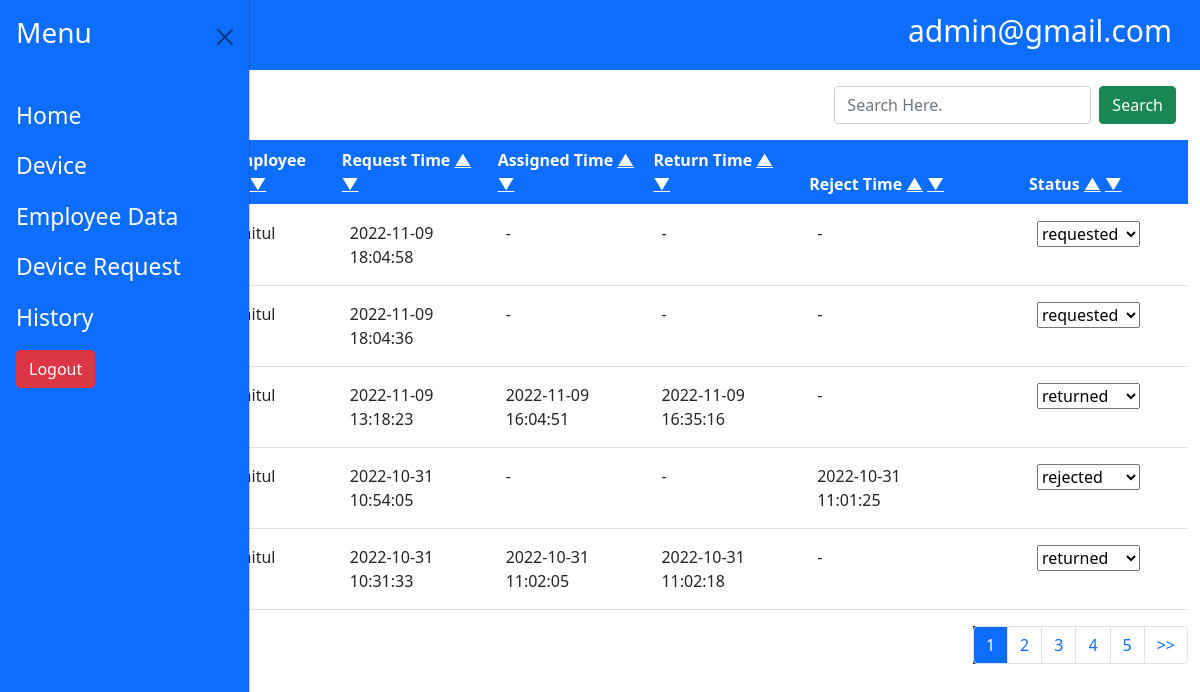
/admin/device_record.php (signed in), run on the app's committed database.
### tables this page shows
CREATE TABLE `device_record` (
  `id` int(250) NOT NULL,
  `device_id` int(250) NOT NULL,
  `request_time` datetime NOT NULL,
  `assigned_time` datetime NOT NULL,
  `return_time` datetime NOT NULL,
  `reject_time` datetime NOT NULL,
  `emp_id` int(250) NOT NULL,
  `status` varchar(250) NOT NULL
);

CREATE TABLE `user` (
  `id` int(250) NOT NULL,
  `name` varchar(250) NOT NULL,
  `email` varchar(250) NOT NULL,
  `phone` varchar(250) NOT NULL,
  `doj` date NOT NULL,
  `password` varchar(250) NOT NULL,
  `role` varchar(250) NOT NULL
);

### class/device_record.php (called while the page is built, shortened)
<?php
class Device_record{
public function fetchData(){
    $limit=$_SESSION['limit'];
    $start_from=$_SESSION['start_from'];
    $connect = mysqli_connect("localhost", "root","","devicesys");
    $valueToSearch=$_SESSION['search_string'];
    $search_name=$_SESSION['search_name'];
    if(isset($_GET['sort'])){
      $colunm=$_GET['colunm'];
      $_SESSION['colunm_device']=$colunm;
      $sort=$_GET['sort'];
      $_SESSION['sort_device']=$sort;
      if($colunm==""){
        $query="select user.name, device_record.id, device.device_name,device_record.device_id,device_record.request_time,device_record.assigned_time,device_record.return_time,device_record.reject_time,device_record.status,device_record.emp_id  from device_record  inner join device on device.id=device_record.device_id  inner join user on user.id=device_record.emp_id WHERE name LIKE '%".$search_name."%' and CONCAT(`device_name`,`name`,`request_time`,`assigned_time`,`return_time`,`reject_time`) LIKE '%".$valueToSearch."%' order by
      request_time DESC LIMIT $start_from, $limit";
      }
      else{
      $query="select user.name, device_record.id, device.device_name,device_record.device_id,device_record.request_time,device_record.assigned_time,device_record.return_time,device_record.reject_time,device_record.status,device_record.emp_id  from device_record  inner join device on device.id=device_record.device_id  inner join user on user.id=device_record.emp_id WHERE name LIKE '%".$search_name."%' and CONCAT(`device_name`,`name`,`request_time`,`assigned_time`,`return_time`,`reject_time`) LIKE '%".$valueToSearch."%' order by
      $colunm $sort LIMIT $start_from, $limit";
      }
    }
    else{
    $query="select user.name, device_record.id, device.device_name,device_record.device_id,device_record.request_time,device_record.assigned_time,device_record.return_time,device_record.reject_time,device_record.status,device_record.emp_id  from device_record  inner join device on device.id=device_record.device_id  inner join user on user.id=device_record.emp_id WHERE name LIKE '%".$search_name."%' and CONCAT(`device_name`,`name`,`request_time`,`assigned_time`,`return_time`,`reject_time`) LIKE '%".$valueToSearch."%' order by
    request_time DESC LIMIT $start_from, $limit";
    }
    $filter_result = mysqli_query($connect, $query);
    return $filter_result;
}
}

### admin/device_record.php (the view, shortened to what this page needs)
<?php
include 'header.php';
      if (isset($_GET["page"])) {
        $pn  = (int) $_GET["page"];
      }
      else {
        $pn=1;
      };
include '../class/device_record.php';
$device=$recordobj->fetchData();
?>
<body>
        <div class="container-fluid d-flex justify-content-center">
            <div class="table-responsive mt-3">
                <div class="container-fluid d-flex justify-content-end mb-3">
           <form class='d-flex ms-3' action="device_record.php" method="GET">
     <?php
        if(isset($_SESSION['search_string'])){
            echo "<input class='form-control  me-2' type='text' id='search' name='searchdata' value='".$_SESSION['search_string']."' placeholder='Search Here.' >";
          }
        else{
            echo "<input  class='form-control  me-2' type='text' id='search' name='searchdata' value='' placeholder='Search Here.'>";
          }
    ?>
    <button class='btn btn-success' type="submit" name="search" id="searchbtn">Search</button>
    </form>
    </div>
            <table class="table">
                <thead class="bg-primary">
                    <tr class="text-white">
                                <th scope="col">ID        </th>
                                <th scope="col">Device   <?php echo "<a class='text-white' href='device_record.php?sort=ASC&colunm=device_name&searchdata=".$_SESSION['search_string']."&page=".$pn."'>▲</a> <a class='text-white' href='device_record.php?sort=DESC&colunm=device_name&searchdata=".$_SESSION['search_string']."&page=".$pn."'>▼</a>";  ?> </th>
                                <th scope="col">Employee  <?php echo "<a class='text-white' href='device_record.php?sort=ASC&colunm=name&searchdata=".$_SESSION['search_string']."&page=".$pn."'>▲</a> <a class='text-white' href='device_record.php?sort=DESC&colunm=name&searchdata=".$_SESSION['search_string']."&page=".$pn."'>▼</a>";  ?></th>
                                <th scope="col">Request Time  <?php echo "<a class='text-white' href='device_record.php?sort=ASC&colunm=request_time&searchdata=".$_SESSION['search_string']."&page=".$pn."'>▲</a> <a class='text-white' href='device_record.php?sort=DESC&colunm=request_time&searchdata=".$_SESSION['search_string']."&page=".$pn."'>▼</a>";  ?> </th>
                                <th scope="col">Assigned Time  <?php echo "<a class='text-white' href='device_record.php?sort=ASC&colunm=assigned_time&searchdata=".$_SESSION['search_string']."&page=".$pn."'>▲</a> <a class='text-white' href='device_record.php?sort=DESC&colunm=assigned_time&searchdata=".$_SESSION['search_string']."&page=".$pn."'>▼</a>";  ?>   </th>
                                <th scope="col">Return Time <?php echo "<a class='text-white' href='device_record.php?sort=ASC&colunm=return_time&searchdata=".$_SESSION['search_string']."&page=".$pn."'>▲</a> <a class='text-white' href='device_record.php?sort=DESC&colunm=return_time&searchdata=".$_SESSION['search_string']."&page=".$pn."'>▼</a>";  ?> </th>
                                <th scope="col">Reject Time  <?php echo "<a class='text-white' href='device_record.php?sort=ASC&colunm=reject_time&searchdata=".$_SESSION['search_string']."&page=".$pn."'>▲</a> <a class='text-white' href='device_record.php?sort=DESC&colunm=reject_time&searchdata=".$_SESSION['search_string']."&page=".$pn."'>▼</a>";  ?>   </th>
                                <th scope="col"> </th>
                                <th scope="col">Status   <?php echo "<a class='text-white' href='device_record.php?sort=ASC&colunm=status&searchdata=".$_SESSION['search_string']."'>▲</a> <a class='text-white' href='device_record.php?sort=DESC&colunm=status&searchdata=".$_SESSION['search_string']."'>▼</a>";  ?> </th>
                    </tr>
                </thead>
                <tbody  id="mytable">
                    <?php
                                    $connect=mysqli_connect("localhost","root","","devicesys");
                                    $i=1;
                                    while($row=mysqli_fetch_assoc($device)){?>
                                        <tr>
                                            <td class="p-3 pe-5"><?php echo $i; ?> </td>
                                            <td class="p-3 pe-5"><?php
                                            ?>  </td>
                                            <td class="p-3 pe-5"><?php
                                            $emp_id=$row['emp_id'];
                                            $query="select name from user where id='$emp_id'";
                                             $result = mysqli_query($connect,$query);
                                             $emp_name=mysqli_fetch_assoc($result);
                                             echo $emp_name['name'];
                                            ?>    </td>
                                            <td class="p-3 pe-5"><?php if($row['request_time']=="0000-00-00 00:00:00"){
                                              echo "-";
                                            } else {
                                              echo $row['request_time'];
                                              }  ?>
                                              </td>
                                            <td class="p-3 pe-5"> <?php if($row['assigned_time']=="0000-00-00 00:00:00"){
                                               echo "-";
                                            } else {
                                              echo $row['assigned_time'];
                                              }  ?>
                                            </td>
                                            <td class="p-3 pe-5"> <?php if($row['return_time']=="0000-00-00 00:00:00"){
                                              echo "-";
                                            } else {
                                              echo $row['return_time'];
                                              }  ?>
                                            </td>
                                            <td class="p-3 pe-5">  <?php if($row['reject_time']=="0000-00-00 00:00:00"){
                                              echo "-";
                                            } else {
                                              echo $row['reject_time'];
                                              }  ?>
                                            </td>
                                              <td class="p-3 pe-5"></td>
                                              <td class="p-3 pe-5">
                                              <select name="status" id="<?php echo $row['id']?>" class="status">
                                              <option selected disabled><?php echo $row['status']?></option>
                                            </select>
                                             </td>
                                        </tr>
                                        <?php $i++; } ?>
                </tbody>
            </table>
            <nav aria-label="Page navigation example">
                <ul class="pagination justify-content-end">
                <?php
                      $colunm=$_SESSION['colunm_device'];
                      $sort=$_SESSION['sort_device'];
                      $valueToSearch=$_SESSION['search_string'];
                      $connect = mysqli_connect("localhost", "root", "", "devicesys");
        if(isset($_SESSION['search_string']))
        {
            $valueToSearch = $_SESSION['search_string'];
            $sql = "SELECT COUNT(*) FROM device_record  WHERE CONCAT(`request_time`, `assigned_time`, `return_time`,`reject_time`,`status`) LIKE '%".$valueToSearch."%'";
          }
        else{
        $sql = "SELECT COUNT(*) device_record device_record";
        }
        $rs_result = mysqli_query($connect,$sql);
        $row = mysqli_fetch_row($rs_result);
        $total_records = $row[0];
        $total_pages = ceil($total_records / $limit);
        $pagLink = "";
        for ($i=1; $i<=$total_pages; $i++) {
          if ($i==$pn) {
              $pagLink .= "<li class='page-item bg-dark'><a class='page-link bg-primary' style='color:white;' href='device_record.php?page=" .$i."&colunm=".$colunm."&sort=".$sort."&searchdata=".$valueToSearch."'>".$i."</a></li>";
          }
          else  {
              $pagLink .= "<li class='page-item'><a class='page-link' href='device_record.php?page=".$i."&colunm=".$colunm."&sort=".$sort."&searchdata=".$valueToSearch."'> ".$i."</a></li>";
          }
        }
        if(isset($_SESSION['pagevalue'])){
        $x=$_SESSION['pagevalue'];
        echo $pagLink;
        if($x < $total_pages){
            echo "<li class='page-item'><a class='page-link' href='device_record.php?page=".($x+1)."&colunm=".$colunm."&sort=".$sort."&searchdata=".$valueToSearch."'>>></a></li>";
        }
    }
      ?>
                </ul>
            </nav>
</body>

### data on the page
device_record: emp.name "mitul", request_time "2022-11-09 18:04:58", status "requested"
device_record: emp.name "mitul", request_time "2022-11-09 18:04:36", status "requested"
device_record: emp.name "mitul", request_time "2022-11-09 13:18:23", assigned_time "2022-11-09 16:04:51", return_time "2022-11-09 16:35:16", status "returned"
device_record: emp.name "mitul", request_time "2022-10-31 10:54:05", reject_time "2022-10-31 11:01:25", status "rejected"
device_record: emp.name "mitul", request_time "2022-10-31 10:31:33", assigned_time "2022-10-31 11:02:05", return_time "2022-10-31 11:02:18", status "returned"

### other printed values
$_SESSION['email'] "admin@gmail.com"
